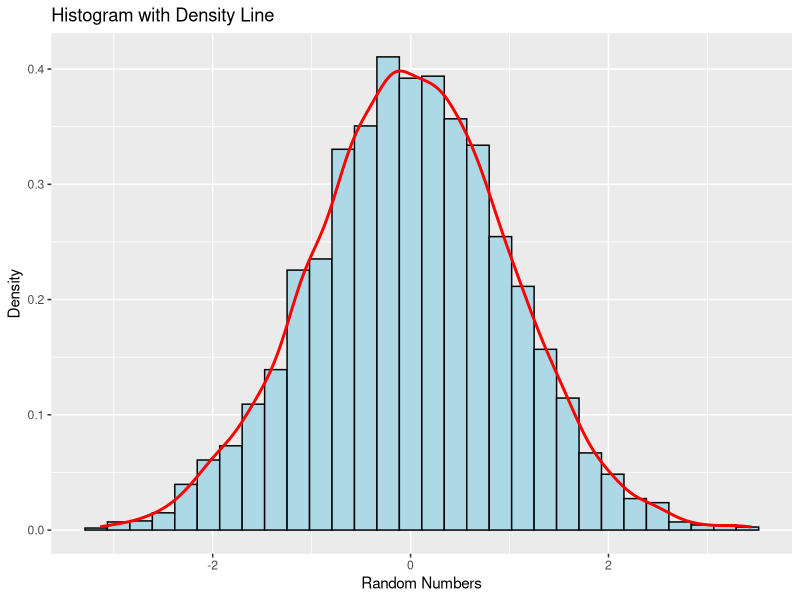
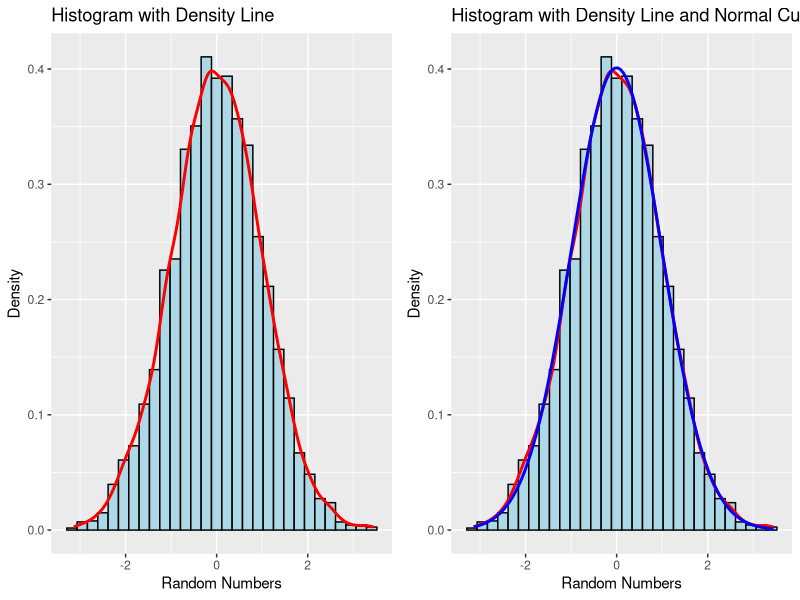
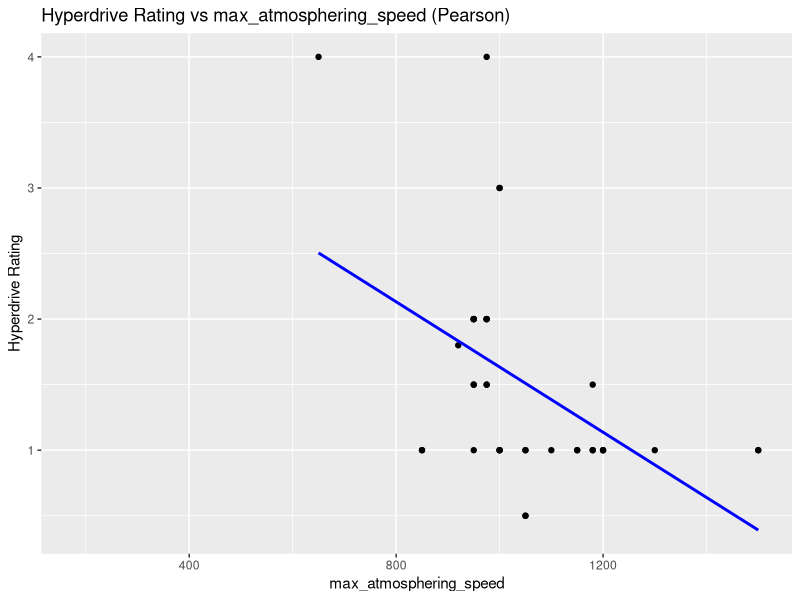
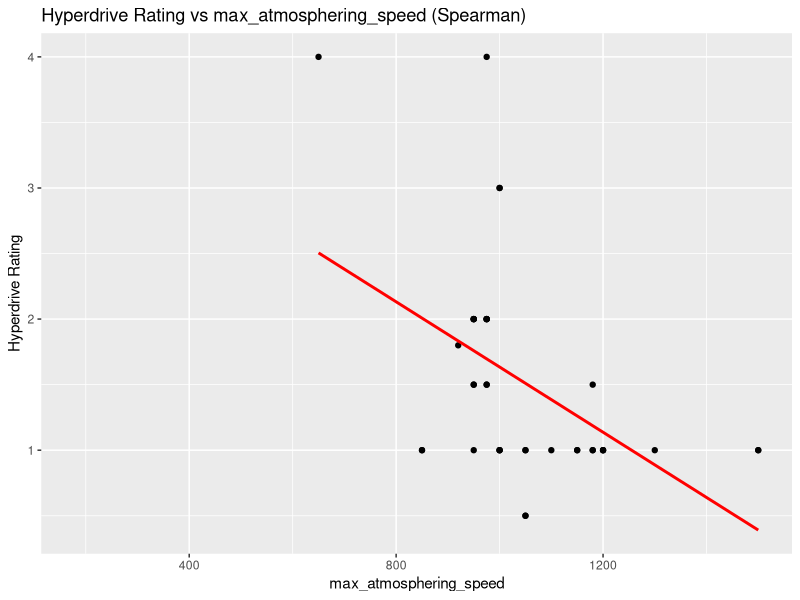
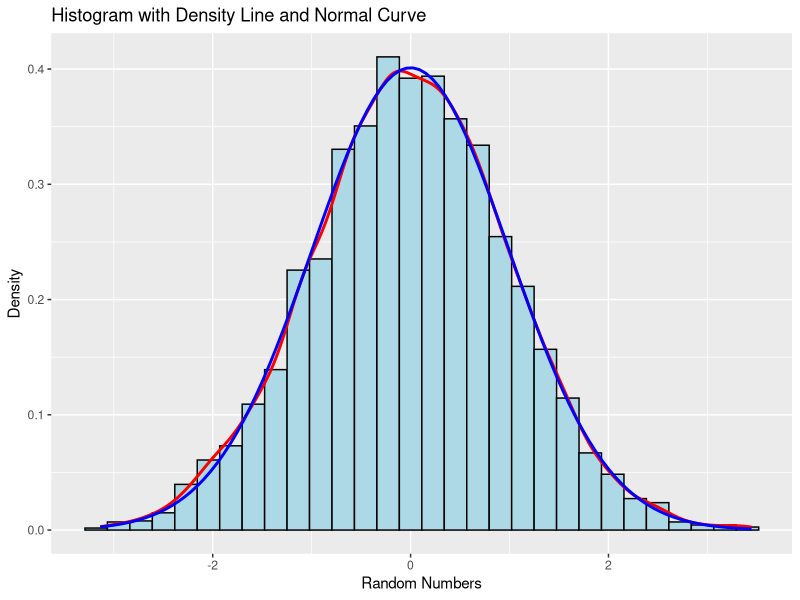
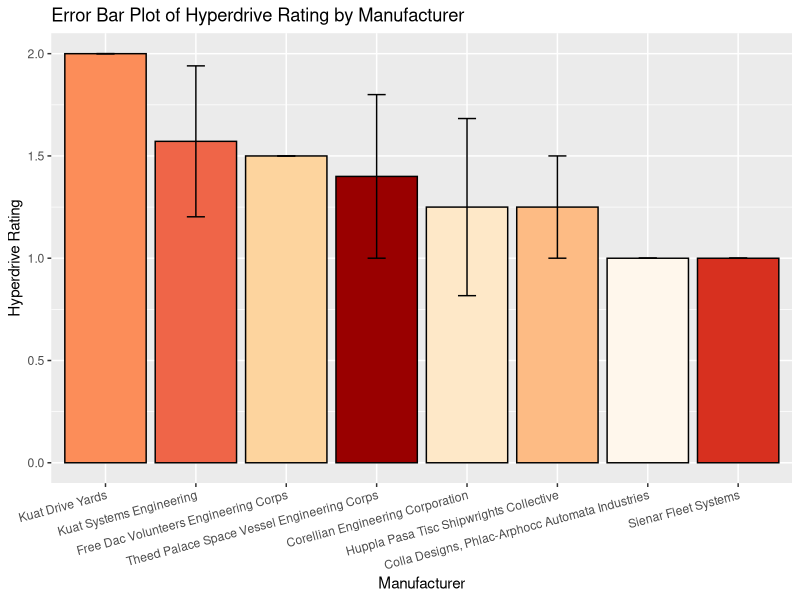
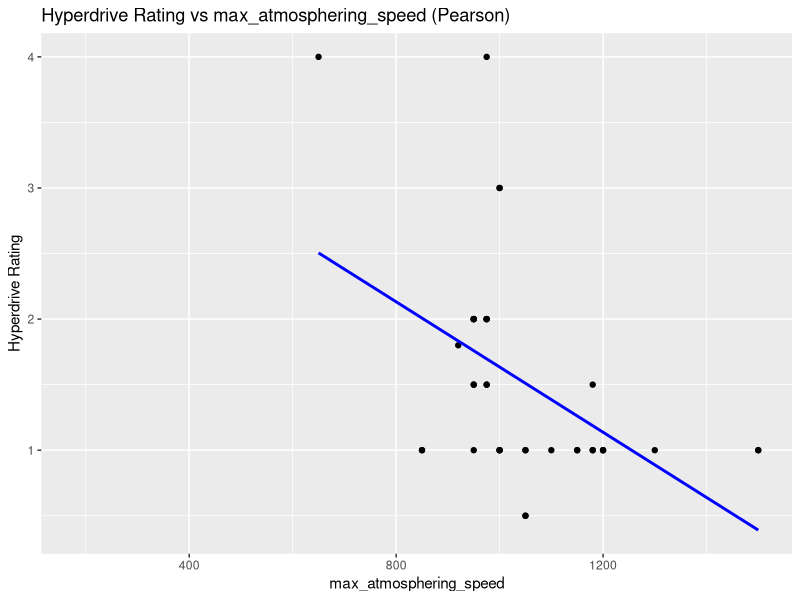
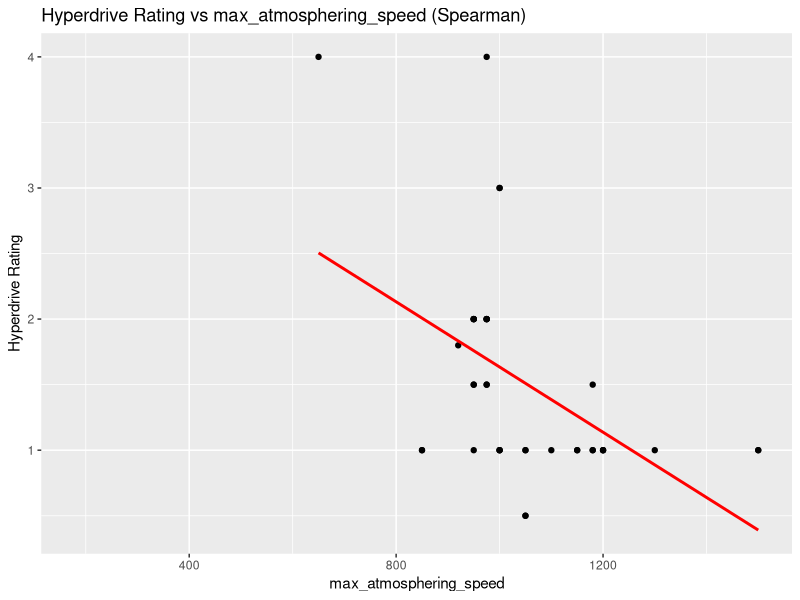

Here is the R script that generated these plots, in order:
# 1) Header-----------------------------------------
# MariaCiko_Unit1Part1_BIOL672
# MacOS Sonoma 14.6.1
# Libraries/Packages: ggplot2, grid, tidyverse
# Data files: starships.csv

library("ggplot2")
library("grid")
library(tidyverse)

# 2) Dataset ---------------------------------------
# Generate 5000 random numbers from a normal distribution
set.seed(123)  
random_numbers <- rnorm(n = 5000, mean = 0, sd = 1) # rnorm() generates normally distributed random numbers
data = data.frame(random_numbers)

# Calculate the sample mean and standard deviation
sample_mean <- mean(random_numbers)
sample_sd <- sd(random_numbers)

# Print the results
print(paste("Sample Mean:", sample_mean))
print(paste("Sample Standard Deviation:", sample_sd))

# Plot a histogram with a density line
myPlot1<-ggplot(data, aes(x = random_numbers)) +
  geom_histogram(aes(y = after_stat(density)), bins = 30, color = "black", fill = "lightblue") +
  geom_density(color = "red", linewidth = 1) +
  labs(title = "Histogram with Density Line", x = "Random Numbers", y = "Density")
print(myPlot1)

# Overlay a normal distribution curve
myPlot2<-ggplot(data = data, aes(x = random_numbers)) +
  geom_histogram(aes(y = after_stat(density)), bins = 30, color = "black", fill = "lightblue") +
  geom_density(color = "red", linewidth = 1) +
  stat_function(fun = dnorm, args = list(mean = sample_mean, sd = sample_sd), color = "blue", size = 1) +
  labs(title = "Histogram with Density Line and Normal Curve", x = "Random Numbers", y = "Density")
print(myPlot2)

cat("Sample Mean:", sample_mean, "\n")
cat("Sample Standard Deviation:", sample_sd, "\n")

# 3) Automate the printing of stat test output ---------
# Redirect output to a file
sink("desc.txt")
cat("Sample Mean:", sample_mean, "\n")
cat("Sample Standard Deviation:", sample_sd, "\n")
sink()  # Stop redirecting output

# Save plot as Rplots.pdf by default
pdf("Rplots.pdf")
myPlot3<-ggplot(data = data, aes(x = random_numbers)) +
  geom_histogram(aes(y = after_stat(density)), bins = 30, color = "black", fill = "lightblue") +
  geom_density(color = "red", linewidth = 1) +
  stat_function(fun = dnorm, args = list(mean = sample_mean, sd = sample_sd), color = "blue", size = 1) +
  labs(title = "Histogram with Density Line and Normal Curve", x = "Random Numbers", y = "Density")
print(myPlot3)
dev.off()  # Close the PDF device

# Rename the saved Rplots.pdf to histo.pdf
file.rename("Rplots.pdf", "histo.pdf")

# put plots on single PDF page
library('grid')
pushViewport(viewport(layout = grid.layout(1, 2)))
print(myPlot1, vp = viewport(layout.pos.row = 1, layout.pos.col = 1))
print(myPlot2, vp = viewport(layout.pos.row = 1, layout.pos.col = 2))


# 4) One-way ANOVA -------------------------------------------------------------
# Research Question: Are there significant differences in hyperdrive ratings 
# between starships from different manufacturers?

# Load dataset for one-way ANOVA
# df <- read.table("data/archive/csv/starships.csv", sep = ",", header = TRUE)
df <- read.table("starships.csv", sep = ",", header = TRUE) |>
  select(manufacturer, hyperdrive_rating)
glimpse(df)

# Convert manufacturer to a factor (categorical variable)
df$manufacturer <- as.factor(df$manufacturer)

# Keep only manufacturers with more than 1 observations
df_filtered <- df |>
  group_by(manufacturer) |>
  filter(n() > 1) |>
  ungroup()

# Perform one-way ANOVA assuming equal variances
anova_result <- oneway.test(hyperdrive_rating ~ manufacturer, data = df_filtered, var.equal = TRUE)
print(anova_result)

# Create the error bar plot in descending order of ratings for x-axis readability
myErrorBarPlot <- ggplot(df_filtered, aes(x = reorder(manufacturer, -hyperdrive_rating, FUN = mean), 
                                                      y = hyperdrive_rating, fill = manufacturer)) + scale_fill_brewer(palette = "OrRd") +
  stat_summary(fun = mean, geom = "bar", color = "black", show.legend = FALSE) +
  stat_summary(fun.data = mean_se, geom = "errorbar", width = 0.2) +
  labs(title = "Error Bar Plot of Hyperdrive Rating by Manufacturer", x = "Manufacturer", y = "Hyperdrive Rating") +
  theme(axis.text.x = element_text(angle = 15, hjust = 1, vjust = 1)) # tilt x axis labels for readability
ggsave("error_bar_chart.pdf") # Save the plot as a PDF file

# Perform pairwise t-tests with multiple test correction
pairwise_ttests <- pairwise.t.test(df_filtered$hyperdrive_rating, df_filtered$manufacturer, 
                                   p.adjust.method = "none")

# Perform pairwise t-tests with Bonferroni correction
pairwise_bonferroni <- pairwise.t.test(df_filtered$hyperdrive_rating, df_filtered$manufacturer, 
                                       p.adjust.method = "bonferroni")

# Perform pairwise t-tests with Benjamini-Hochberg correction
pairwise_bh <- pairwise.t.test(df_filtered$hyperdrive_rating, df_filtered$manufacturer, 
                               p.adjust.method = "BH")

# Export pairwise t-test results to text files
capture.output(print(pairwise_ttests), file = "pairwise_ttests.txt")
capture.output(print(pairwise_bonferroni), file = "pairwise_ttests_bonferroni.txt")
capture.output(print(pairwise_bh), file = "pairwise_ttests_bh.txt")


# 5) Kruskal-Wallis test, Pearson and Spearman Correlation Tests------
kruskal_result <- kruskal.test(hyperdrive_rating ~ manufacturer, data = df_filtered)
print(kruskal_result)

# Save ANOVA and Kruskal-Wallis test results to a text file
capture.output({
  print(anova_result)
  print(kruskal_result)}, 
  file = "anova_kruskal_results.txt")

# Verbal interpretation of the results
interpretation <- "Interpretation:
1. ANOVA Results: The ANOVA test indicated no significant difference in hyperdrive ratings across different manufacturers (p-value > 0.05).
2. Pairwise T-tests: Pairwise t-tests further examine differences between each pair of manufacturers. Adjustments with Bonferroni and Benjamini-Hochberg methods control for false positives due to multiple comparisons.
3. Kruskal-Wallis Test: Similar to the ANOVA, the Kruskal-Wallis test revealed no significant differences in hyperdrive ratings among manufacturers, confirming the results from the ANOVA.
"

# Print to console and export interpretation to a text file
cat(interpretation)
capture.output(cat(interpretation), file = "interpretation.txt")



# Pearson and Spearman Correlation Tests
# Select two numeric columns for correlation (e.g., hyperdrive_rating and max_atmosphering_speed)
df_corr <- read.table("starships.csv", sep = ",", header = TRUE) |>
  select(hyperdrive_rating, max_atmosphering_speed)

# Pearson correlation (assumes normality)
pearson_test <- cor.test(df_corr$hyperdrive_rating, df_corr$max_atmosphering_speed, method = "pearson")
print(pearson_test)
capture.output(print(pearson_test), file = "pearson_correlation.txt")

# Spearman rank correlation (does not assume normality)
spearman_test <- cor.test(df_corr$hyperdrive_rating, df_corr$max_atmosphering_speed, method = "spearman")
print(spearman_test)
capture.output(print(spearman_test), file = "spearman_correlation.txt")

# Scatterplot for Pearson correlation
ggplot(df_corr, aes(x = max_atmosphering_speed, y = hyperdrive_rating)) +
  geom_point() +
  geom_smooth(method = 'lm', se = FALSE, color = "blue") +
  labs(title = "Hyperdrive Rating vs max_atmosphering_speed (Pearson)", 
       x = "max_atmosphering_speed", y = "Hyperdrive Rating")
ggsave("scatterplot_pearson.pdf")

# Scatterplot for Spearman correlation
ggplot(df_corr, aes(x = max_atmosphering_speed, y = hyperdrive_rating)) +
  geom_point() +
  geom_smooth(method = 'lm', se = FALSE, color = "red") +
  labs(title = "Hyperdrive Rating vs max_atmosphering_speed (Spearman)", 
       x = "max_atmosphering_speed", y = "Hyperdrive Rating")
ggsave("scatterplot_spearman.pdf")


# Perform one-sample KS test on hyperdrive_rating to compare with normal distribution
ks_test <- ks.test(df_filtered$hyperdrive_rating, "pnorm",
                   mean = mean(df_filtered$hyperdrive_rating, na.rm = TRUE),
                   sd = sd(df_filtered$hyperdrive_rating, na.rm = TRUE))
print(ks_test)
capture.output(print(ks_test), file = "ks_test_results.txt")

# Verbal interpretation of the KS test results
interpretation2 <- "Correlation and KS Interpretation:
4. Correlation: Both Pearson and Spearman correlations between hyperdrive rating and max atmosphering speed showed a moderate negative correlation (with the Spearman showing a higher negative correlation), suggesting that as the max atmosphering speed increases, the hyperdrive rating tends to decrease.
5. KS Test for normality: p-value (0.05322) slightly bigger than 0.05, indicating that the hyperdrive ratings do not strictly follow a normal distribution."

full_interpretation <- paste(interpretation, interpretation2, sep="\n")
cat(full_interpretation)
capture.output(cat(full_interpretation), file = "full_interpretation.txt")



# 6) Linear Regression--------------------------------
# Run linear regression
linear_model <- lm(hyperdrive_rating ~ max_atmosphering_speed, data = df_corr)
summary(linear_model)

# Save the linear regression results
capture.output(summary(linear_model), file = "linear_regression_results.txt")

# Plot the regression line with confidence intervals
reg_line <- ggplot(df_corr, aes(x = max_atmosphering_speed, y = hyperdrive_rating)) +
  geom_point() +
  geom_smooth(method = 'lm', se = TRUE, color = "blue") +
  labs(title = "Linear Regression: Hyperdrive Rating vs max_atmosphering_speed",
       x = "max_atmosphering_speed", y = "Hyperdrive Rating") +
  theme_minimal()
ggsave("linear_regression_plot.pdf")

interpretation3 <- "\n Linear regression Interpretation:
6. There is still a moderately indirect relationship between max atmosphering speed and hyperdrive rating, confirming our previous findings with the Pearson and Spearman correlations.
However, the p-value < 0.05, meaning there is significance in max atmosphering speed determining hyperdrive rating.
Regression is more appropriate when you want to make predictions of the dependent variable based on the independent variable, and see how changing the latter affects the first."

full_interpretation <- paste(interpretation, interpretation2, interpretation3, sep="\n")
cat(full_interpretation)
capture.output(cat(full_interpretation), file = "full_interpretation.txt")

